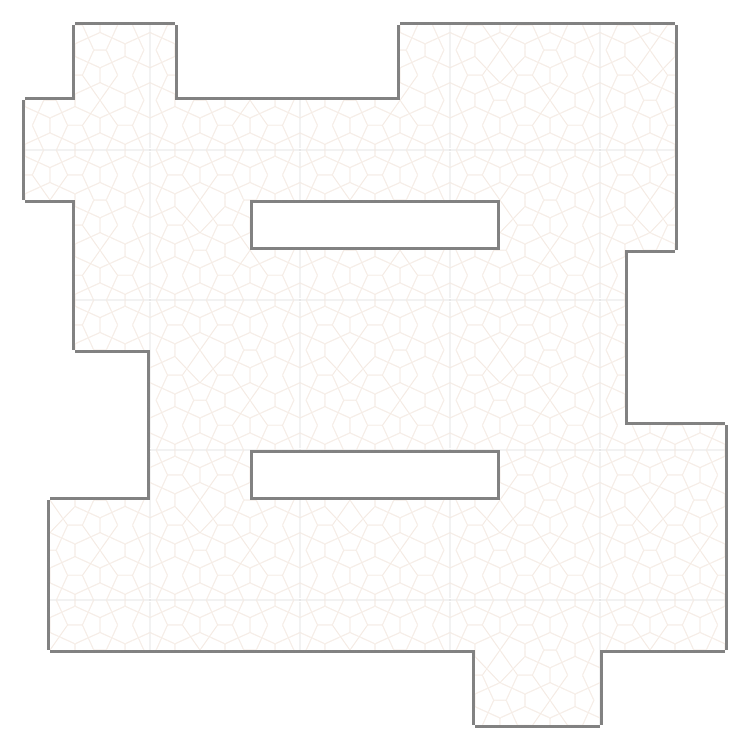

A level layout from a 2D game, rendered from its tile map. Below: a short description, then the map file with tile-grid data replaced by summaries:
An orthogonal 30x30 tile map with 25x25 px tiles, 2 tile layers (bg, walls), 2 tilesets and 39 objects (2x 3, 1, 4, 5, 6, ...).

<map version="1.0" tiledversion="1.0.3" orientation="orthogonal" renderorder="right-down" width="30" height="30" tilewidth="25" tileheight="25" nextobjectid="460">
 <tileset firstgid="1" name="tiles" tilewidth="25" tileheight="25" tilecount="144" columns="16">
  <image source="tiles.png" width="400" height="225" />
  <tile id="0">
   <properties>
    <property name="isOpaque" value="true" />
   </properties>
  </tile>
  <tile id="1">
   <properties>
    <property name="isOpaque" value="true" />
   </properties>
  </tile>
  <tile id="2">
   <properties>
    <property name="isOpaque" value="true" />
   </properties>
  </tile>
  <tile id="3">
   <properties>
    <property name="isOpaque" value="true" />
   </properties>
  </tile>
  <tile id="4">
   <properties>
    <property name="isOpaque" value="true" />
   </properties>
  </tile>
  <tile id="5">
   <properties>
    <property name="isOpaque" value="true" />
   </properties>
  </tile>
  <tile id="6">
   <properties>
    <property name="isOpaque" value="true" />
   </properties>
  </tile>
  <tile id="7">
   <properties>
    <property name="isOpaque" value="false" />
   </properties>
   <objectgroup draworder="index">
    <object id="1" x="8" y="8" width="10" height="10" />
   </objectgroup>
  </tile>
  <tile id="16">
   <properties>
    <property name="isOpaque" value="false" />
   </properties>
  </tile>
  <tile id="18">
   <properties>
    <property name="isOpaque" value="false" />
   </properties>
  </tile>
  <tile id="19">
   <properties>
    <property name="isOpaque" value="false" />
   </properties>
  </tile>
  <tile id="20">
   <properties>
    <property name="isOpaque" value="false" />
   </properties>
  </tile>
  <tile id="21">
   <properties>
    <property name="isOpaque" value="false" />
   </properties>
  </tile>
  <tile id="22">
   <properties>
    <property name="isOpaque" value="false" />
   </properties>
  </tile>
  <tile id="23">
   <properties>
    <property name="isOpaque" value="false" />
   </properties>
  </tile>
  <tile id="32">
   <properties>
    <property name="isOpaque" value="false" />
   </properties>
  </tile>
  <tile id="33">
   <properties>
    <property name="isOpaque" value="false" />
   </properties>
  </tile>
  <tile id="34">
   <properties>
    <property name="isOpaque" value="false" />
   </properties>
  </tile>
  <tile id="35">
   <properties>
    <property name="isOpaque" value="false" />
   </properties>
  </tile>
  <tile id="36">
   <properties>
    <property name="isOpaque" value="false" />
   </properties>
  </tile>
  <tile id="37">
   <properties>
    <property name="isOpaque" value="false" />
   </properties>
  </tile>
  <tile id="38">
   <properties>
    <property name="isOpaque" value="false" />
   </properties>
  </tile>
 </tileset>
 <tileset firstgid="145" name="tiles" tilewidth="25" tileheight="25" tilecount="144" columns="16">
  <image source="tiles.png" width="400" height="225" />
  <tile id="0">
   <properties>
    <property name="isOpaque" value="true" />
   </properties>
  </tile>
  <tile id="1">
   <properties>
    <property name="isOpaque" value="true" />
   </properties>
  </tile>
  <tile id="2">
   <properties>
    <property name="isOpaque" value="true" />
   </properties>
  </tile>
  <tile id="3">
   <properties>
    <property name="isOpaque" value="true" />
   </properties>
  </tile>
  <tile id="4">
   <properties>
    <property name="isOpaque" value="true" />
   </properties>
  </tile>
  <tile id="5">
   <properties>
    <property name="isOpaque" value="true" />
   </properties>
  </tile>
  <tile id="6">
   <properties>
    <property name="isOpaque" value="true" />
   </properties>
  </tile>
  <tile id="7">
   <properties>
    <property name="isOpaque" value="false" />
   </properties>
   <objectgroup draworder="index">
    <object id="1" x="8" y="8" width="10" height="10" />
   </objectgroup>
  </tile>
  <tile id="16">
   <properties>
    <property name="isOpaque" value="false" />
   </properties>
  </tile>
  <tile id="18">
   <properties>
    <property name="isOpaque" value="false" />
   </properties>
  </tile>
  <tile id="19">
   <properties>
    <property name="isOpaque" value="false" />
   </properties>
  </tile>
  <tile id="20">
   <properties>
    <property name="isOpaque" value="false" />
   </properties>
  </tile>
  <tile id="21">
   <properties>
    <property name="isOpaque" value="false" />
   </properties>
  </tile>
  <tile id="22">
   <properties>
    <property name="isOpaque" value="false" />
   </properties>
  </tile>
  <tile id="23">
   <properties>
    <property name="isOpaque" value="false" />
   </properties>
  </tile>
  <tile id="32">
   <properties>
    <property name="isOpaque" value="false" />
   </properties>
  </tile>
  <tile id="33">
   <properties>
    <property name="isOpaque" value="false" />
   </properties>
  </tile>
  <tile id="34">
   <properties>
    <property name="isOpaque" value="false" />
   </properties>
  </tile>
  <tile id="35">
   <properties>
    <property name="isOpaque" value="false" />
   </properties>
  </tile>
  <tile id="36">
   <properties>
    <property name="isOpaque" value="false" />
   </properties>
  </tile>
  <tile id="37">
   <properties>
    <property name="isOpaque" value="false" />
   </properties>
  </tile>
  <tile id="38">
   <properties>
    <property name="isOpaque" value="false" />
   </properties>
  </tile>
 </tileset>
 <layer name="bg" width="30" height="30">
  <data>[900 cells, 900 non-empty, 36 distinct tile ids]</data>
 </layer>
 <layer name="walls" width="30" height="30">
  <data>[900 cells, 352 non-empty, 9 distinct tile ids]</data>
 </layer>
 <objectgroup name="navmesh" visible="0">
  <object id="394" x="75" y="25" width="100" height="325" />
  <object id="395" x="25" y="100" width="50" height="100" />
  <object id="399" x="400" y="25" width="275" height="175" />
  <object id="401" x="175" y="100" width="225" height="100" />
  <object id="402" x="175" y="200" width="75" height="150" />
  <object id="403" x="500" y="200" width="175" height="50" />
  <object id="404" x="250" y="250" width="375" height="100" />
  <object id="405" x="150" y="350" width="475" height="100" />
  <object id="406" x="150" y="450" width="100" height="200" />
  <object id="407" x="50" y="500" width="100" height="150" />
  <object id="408" x="250" y="500" width="375" height="150" />
  <object id="409" x="475" y="650" width="125" height="75" />
  <object id="410" x="625" y="425" width="100" height="225" />
  <object id="411" x="500" y="450" width="125" height="50" />
 </objectgroup>
 <objectgroup name="navmesh-shrunken">
  <object id="441" x="87.5" y="37.5" width="75" height="287.5" />
  <object id="442" x="37.5" y="112.5" width="50" height="68.75" />
  <object id="443" x="412.5" y="31.25" width="250" height="150" />
  <object id="444" x="162.5" y="106.25" width="250" height="75" />
  <object id="445" x="162.5" y="181.25" width="75" height="162.5" />
  <object id="446" x="512.5" y="181.25" width="100" height="75" />
  <object id="447" x="237.5" y="256.25" width="375" height="87.5" />
  <object id="448" x="162.5" y="343.75" width="450" height="87.5" />
  <object id="449" x="162.5" y="431.25" width="75" height="200" />
  <object id="450" x="62.5" y="506.25" width="100" height="125" />
  <object id="451" x="237.5" y="506.25" width="387.5" height="125" />
  <object id="452" x="487.5" y="631.25" width="100" height="75" />
  <object id="453" x="625" y="431.25" width="87.5" height="193.75" />
  <object id="454" x="512.5" y="431.25" width="112.5" height="75" />
  <object id="455" x="612.5" y="181.25" width="50" height="50" />
 </objectgroup>
 <objectgroup name="pickups">
  <object id="136" name="1" x="112.5" y="68.75" width="25" height="25" />
  <object id="138" name="3" x="362.5" y="343.75" width="25" height="25" />
  <object id="139" name="4" x="525" y="675" width="25" height="25" />
  </objectgroup>
</map>
<!-- 5 of 39 objects omitted -->
